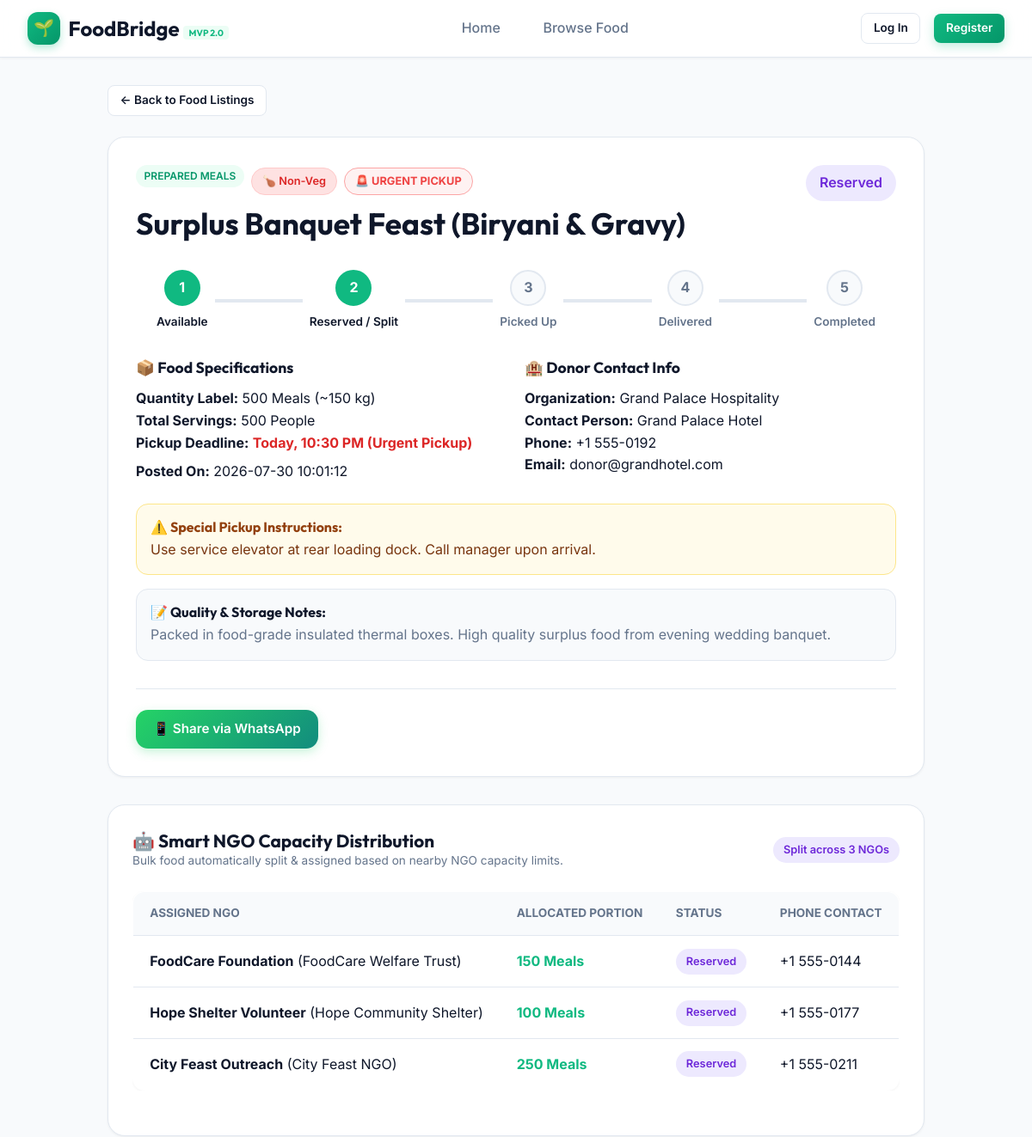
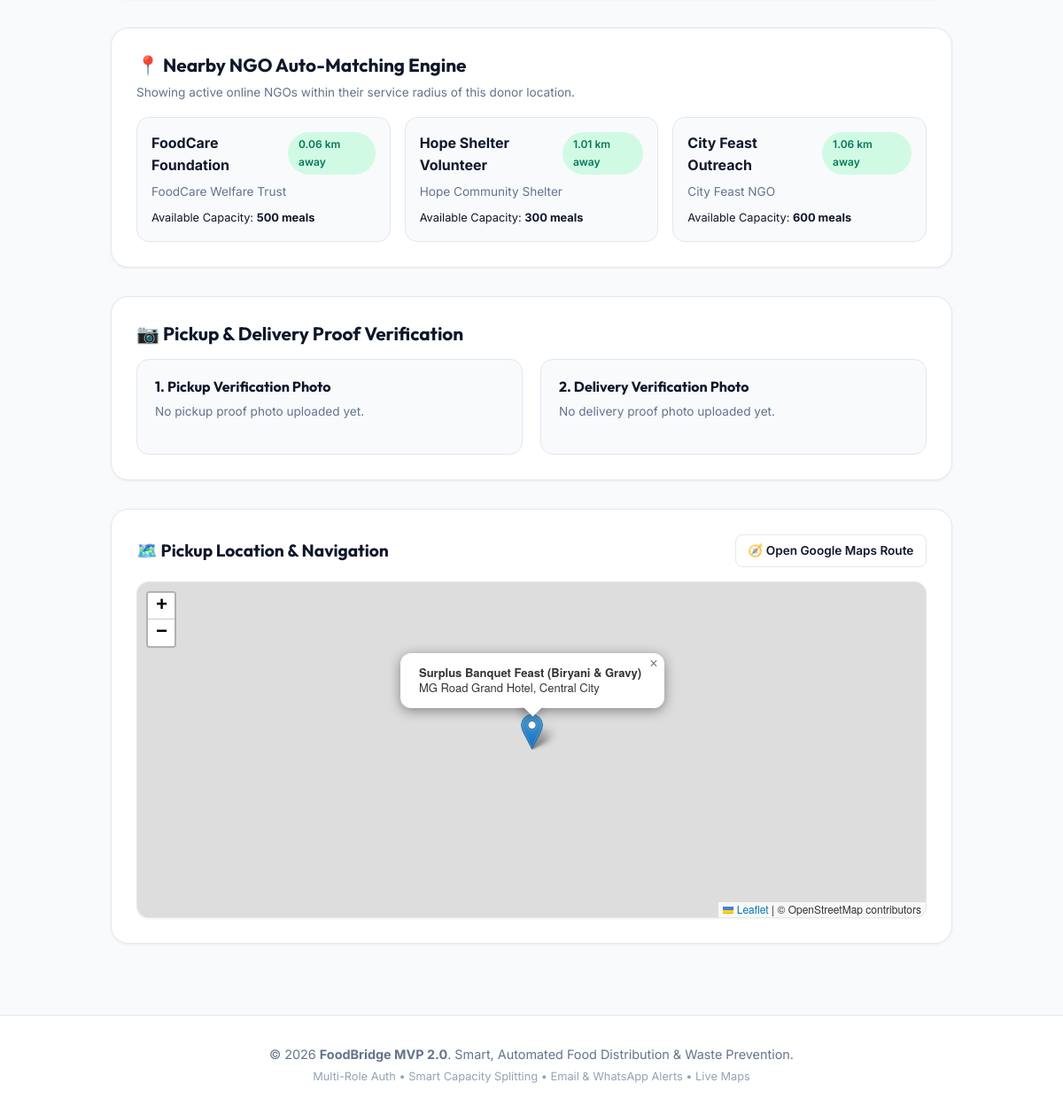
/donations/1, run on the app's committed database (2 pictures, top to bottom).
### tables this page shows
CREATE TABLE donations (
    id INTEGER PRIMARY KEY AUTOINCREMENT,
    donor_id INTEGER NOT NULL,
    food_name TEXT NOT NULL,
    quantity TEXT NOT NULL,
    food_type TEXT DEFAULT 'Veg' CHECK(food_type IN ('Veg', 'Non-Veg')),
    servings_count INTEGER DEFAULT 50,
    category TEXT DEFAULT 'Prepared Meals',
    location TEXT NOT NULL,
    latitude REAL DEFAULT 12.9716,
    longitude REAL DEFAULT 77.5946,
    pickup_deadline TEXT NOT NULL,
    notes TEXT,
    special_instructions TEXT,
    food_image TEXT,
    status TEXT NOT NULL DEFAULT 'Available' CHECK(status IN ('Available', 'Reserved', 'Picked Up', 'Delivered', 'Completed')),
    ngo_id INTEGER,
    pickup_proof_image TEXT,
    pickup_timestamp TEXT,
    delivery_proof_image TEXT,
    delivery_timestamp TEXT,
    is_urgent INTEGER DEFAULT 0,
    created_at TIMESTAMP DEFAULT CURRENT_TIMESTAMP,
    FOREIGN KEY (donor_id) REFERENCES users (id),
    FOREIGN KEY (ngo_id) REFERENCES users (id)
);

CREATE TABLE users (
    id INTEGER PRIMARY KEY AUTOINCREMENT,
    name TEXT NOT NULL,
    email TEXT UNIQUE NOT NULL,
    password_hash TEXT NOT NULL,
    role TEXT NOT NULL CHECK(role IN ('donor', 'ngo', 'admin')),
    phone TEXT,
    organization TEXT,
    -- NGO Capacity & Location Configuration
    max_meals_per_pickup INTEGER DEFAULT 200,
    daily_capacity INTEGER DEFAULT 500,
    current_capacity_used INTEGER DEFAULT 0,
    capacity_reset_date TEXT DEFAULT '',
    availability TEXT DEFAULT 'Online' CHECK(availability IN ('Online', 'Offline')),
    service_radius_km REAL DEFAULT 10.0,
    latitude REAL DEFAULT 12.9716,
    longitude REAL DEFAULT 77.5946,
    created_at TIMESTAMP DEFAULT CURRENT_TIMESTAMP
);

CREATE TABLE donation_allocations (
    id INTEGER PRIMARY KEY AUTOINCREMENT,
    donation_id INTEGER NOT NULL,
    ngo_id INTEGER NOT NULL,
    allocated_quantity INTEGER NOT NULL,
    status TEXT NOT NULL DEFAULT 'Reserved' CHECK(status IN ('Reserved', 'Picked Up', 'Delivered', 'Completed')),
    pickup_proof_image TEXT,
    pickup_timestamp TEXT,
    delivery_proof_image TEXT,
    delivery_timestamp TEXT,
    created_at TIMESTAMP DEFAULT CURRENT_TIMESTAMP,
    FOREIGN KEY (donation_id) REFERENCES donations (id) ON DELETE CASCADE,
    FOREIGN KEY (ngo_id) REFERENCES users (id) ON DELETE CASCADE
);

### app.py (the view)
@app.route('/donations/<int:donation_id>')
def donation_detail(donation_id):
    db = database.get_db()
    donation = db.execute('''
        SELECT d.*,
               u_donor.name as donor_name, u_donor.organization as donor_org, u_donor.phone as donor_phone, u_donor.email as donor_email,
               u_ngo.name as ngo_name, u_ngo.organization as ngo_org, u_ngo.phone as ngo_phone
        FROM donations d
        JOIN users u_donor ON d.donor_id = u_donor.id
        LEFT JOIN users u_ngo ON d.ngo_id = u_ngo.id
        WHERE d.id = ?
    ''', (donation_id,)).fetchone()
    if not donation:
        flash('Donation not found.', 'danger')
        return redirect(url_for('donations'))
    allocations = db.execute('''
        SELECT da.*, u.name as ngo_name, u.organization as ngo_org, u.phone as ngo_phone
        FROM donation_allocations da
        JOIN users u ON da.ngo_id = u.id
        WHERE da.donation_id = ?
    ''', (donation_id,)).fetchall()
    nearby_ngos = find_nearby_ngos(donation['latitude'], donation['longitude'])
    wa_message = f"🥦 *FoodBridge Alert*: Fresh Food Donation Available!\n\n*Item*: {donation['food_name']} ({donation['food_type']})\n*Quantity*: {donation['quantity']} ({donation['servings_count']} Servings)\n*Deadline*: {donation['pickup_deadline']}\n*Location*: {donation['location']}\n\nClick link to claim: {request.url_root}donations/{donation_id}"
    whatsapp_share_url = generate_whatsapp_link('', wa_message)
    return render_template('donation_detail.html',
                           donation=donation,
                           allocations=allocations,
                           nearby_ngos=nearby_ngos,
                           whatsapp_share_url=whatsapp_share_url)

### templates/donation_detail.html (shortened to what this page needs)
{% extends "base.html" %}
{% block content %}
<div style="max-width: 950px; margin: 0 auto;">
    <a href="{{ url_for('donations') }}" class="btn btn-secondary btn-sm" style="margin-bottom: 1.5rem;">
        &larr; Back to Food Listings
    </a>
    <div style="background: white; border-radius: var(--radius-lg); border: 1px solid var(--border-color); padding: 2rem; margin-bottom: 2rem; box-shadow: var(--shadow-sm);">
        <div style="display: flex; justify-content: space-between; align-items: flex-start; flex-wrap: wrap; gap: 1rem; margin-bottom: 1rem;">
            <div>
                <div style="display: flex; align-items: center; gap: 0.5rem; margin-bottom: 0.5rem;">
                    <span class="card-category">{{ donation.category }}</span>
                    <span class="badge {% if donation.food_type == 'Veg' %}badge-veg{% else %}badge-nonveg{% endif %}">
                        {% if donation.food_type == 'Veg' %}🌱 Veg{% else %}🍗 Non-Veg{% endif %}
                    </span>
                    {% if donation.is_urgent %}
                        <span class="badge badge-urgent">🚨 URGENT PICKUP</span>
                    {% endif %}
                </div>
                <h1 style="font-size: 2.2rem; color: var(--text-main);">{{ donation.food_name }}</h1>
            </div>
            <span class="badge badge-{{ donation.status|lower|replace(' ', '') }}" style="font-size: 1rem; padding: 0.5rem 1rem;">
                {{ donation.status }}
            </span>
        </div>
        <div class="timeline">
            <div class="timeline-step {% if donation.status in ['Available', 'Reserved', 'Picked Up', 'Delivered', 'Completed'] %}completed{% endif %}">
                <div class="timeline-icon">1</div>
                <div class="timeline-label">Available</div>
            </div>
            <div class="timeline-step {% if donation.status in ['Reserved', 'Picked Up', 'Delivered', 'Completed'] %}completed{% endif %}">
                <div class="timeline-icon">2</div>
                <div class="timeline-label">Reserved / Split</div>
            </div>
            <div class="timeline-step {% if donation.status in ['Picked Up', 'Delivered', 'Completed'] %}completed{% endif %}">
                <div class="timeline-icon">3</div>
                <div class="timeline-label">Picked Up</div>
            </div>
            <div class="timeline-step {% if donation.status in ['Delivered', 'Completed'] %}completed{% endif %}">
                <div class="timeline-icon">4</div>
                <div class="timeline-label">Delivered</div>
            </div>
            <div class="timeline-step {% if donation.status == 'Completed' %}completed{% endif %}">
                <div class="timeline-icon">5</div>
                <div class="timeline-label">Completed</div>
            </div>
        </div>
        <div class="form-row" style="margin-top: 2rem;">
            <div>
                <h3 style="font-size: 1.1rem; color: var(--text-main); margin-bottom: 0.75rem;">📦 Food Specifications</h3>
                <p><strong>Quantity Label:</strong> {{ donation.quantity }}</p>
                <p><strong>Total Servings:</strong> {{ donation.servings_count or 50 }} People</p>
                <p><strong>Pickup Deadline:</strong> <span style="color: #dc2626; font-weight: bold;">{{ donation.pickup_deadline }}</span></p>
                <p style="margin-top: 0.5rem;"><strong>Posted On:</strong> {{ donation.created_at }}</p>
            </div>
            <div>
                <h3 style="font-size: 1.1rem; color: var(--text-main); margin-bottom: 0.75rem;">🏨 Donor Contact Info</h3>
                <p><strong>Organization:</strong> {{ donation.donor_org or donation.donor_name }}</p>
                <p><strong>Contact Person:</strong> {{ donation.donor_name }}</p>
                <p><strong>Phone:</strong> {{ donation.donor_phone or 'Not provided' }}</p>
                <p><strong>Email:</strong> {{ donation.donor_email }}</p>
            </div>
        </div>
        {% if donation.special_instructions %}
            <div style="background: #fffbeb; border: 1px solid #fde68a; border-radius: var(--radius-md); padding: 1rem; margin-top: 1.5rem;">
                <h4 style="color: #92400e; margin-bottom: 0.25rem;">⚠️ Special Pickup Instructions:</h4>
                <p style="color: #78350f;">{{ donation.special_instructions }}</p>
            </div>
        {% endif %}
        {% if donation.notes %}
            <div style="background: var(--bg-main); border: 1px solid var(--border-color); border-radius: var(--radius-md); padding: 1rem; margin-top: 1rem;">
                <h4 style="color: var(--text-main); margin-bottom: 0.25rem;">📝 Quality & Storage Notes:</h4>
                <p style="color: var(--text-muted);">{{ donation.notes }}</p>
            </div>
        {% endif %}
        <div style="display: flex; gap: 1rem; flex-wrap: wrap; margin-top: 2rem; padding-top: 1.5rem; border-top: 1px solid var(--border-color);">
            <a href="{{ whatsapp_share_url }}" target="_blank" class="btn btn-whatsapp">
                📱 Share via WhatsApp
            </a>
        </div>
    </div>
    {% if allocations %}
        <div style="background: white; border-radius: var(--radius-lg); border: 1px solid var(--border-color); padding: 1.75rem; margin-bottom: 2rem; box-shadow: var(--shadow-sm);">
            <div style="display: flex; justify-content: space-between; align-items: center; margin-bottom: 1rem;">
                <div>
                    <h2 style="font-size: 1.3rem; color: var(--text-main);">🤖 Smart NGO Capacity Distribution</h2>
                    <p style="font-size: 0.85rem; color: var(--text-muted);">Bulk food automatically split & assigned based on nearby NGO capacity limits.</p>
                </div>
                <span class="badge badge-reserved">
                    Split across {{ allocations|length }} NGOs
                </span>
            </div>
            <div class="table-responsive">
                <table class="data-table">
                    <thead>
                        <tr>
                            <th>Assigned NGO</th>
                            <th>Allocated Portion</th>
                            <th>Status</th>
                            <th>Phone Contact</th>
                        </tr>
                    </thead>
                    <tbody>
                        {% for alloc in allocations %}
                            <tr>
                                <td><strong>{{ alloc.ngo_name }}</strong> ({{ alloc.ngo_org }})</td>
                                <td><span style="font-weight: 700; color: var(--primary);">{{ alloc.allocated_quantity }} Meals</span></td>
                                <td>
                                    <span class="badge badge-{{ alloc.status|lower|replace(' ', '') }}">
                                        {{ alloc.status }}
                                    </span>
                                </td>
                                <td>{{ alloc.ngo_phone or 'N/A' }}</td>
                            </tr>
                        {% endfor %}
                    </tbody>
                </table>
            </div>
        </div>
    {% endif %}
    <div style="background: white; border-radius: var(--radius-lg); border: 1px solid var(--border-color); padding: 1.75rem; margin-bottom: 2rem; box-shadow: var(--shadow-sm);">
        <h2 style="font-size: 1.3rem; color: var(--text-main); margin-bottom: 0.5rem;">📍 Nearby NGO Auto-Matching Engine</h2>
        <p style="font-size: 0.85rem; color: var(--text-muted); margin-bottom: 1rem;">Showing active online NGOs within their service radius of this donor location.</p>
        <div style="display: grid; grid-template-columns: repeat(auto-fill, minmax(280px, 1fr)); gap: 1rem;">
            {% for match in nearby_ngos %}
                <div style="background: var(--bg-main); border: 1px solid var(--border-color); border-radius: var(--radius-md); padding: 1rem;">
                    <div style="display: flex; justify-content: space-between; align-items: flex-start; margin-bottom: 0.4rem;">
                        <strong style="color: var(--text-main);">{{ match.ngo.name }}</strong>
                        <span class="badge badge-available" style="font-size: 0.75rem;">{{ match.distance_km }} km away</span>
                    </div>
                    <p style="font-size: 0.85rem; color: var(--text-muted);">{{ match.ngo.organization }}</p>
                    <div style="font-size: 0.8rem; margin-top: 0.5rem; color: var(--text-main);">
                        Available Capacity: <strong>{{ match.available_capacity }} meals</strong>
                    </div>
                </div>
            {% else %}
                <p style="color: var(--text-muted);">No online NGOs currently within 15 km service radius.</p>
            {% endfor %}
        </div>
    </div>
    <div style="background: white; border-radius: var(--radius-lg); border: 1px solid var(--border-color); padding: 1.75rem; margin-bottom: 2rem; box-shadow: var(--shadow-sm);">
        <h2 style="font-size: 1.3rem; color: var(--text-main); margin-bottom: 1rem;">📷 Pickup & Delivery Proof Verification</h2>
        <div class="form-row">
            <div style="background: var(--bg-main); border: 1px solid var(--border-color); border-radius: var(--radius-md); padding: 1.25rem;">
                <h4 style="margin-bottom: 0.5rem; color: var(--text-main);">1. Pickup Verification Photo</h4>
                {% if donation.pickup_proof_image %}
                    <img src="{{ url_for('static', filename=donation.pickup_proof_image) }}" alt="Pickup Proof" style="width: 100%; height: 180px; object-fit: cover; border-radius: var(--radius-sm); margin-bottom: 0.5rem;">
                    <p style="font-size: 0.8rem; color: var(--primary); font-weight: 600;">Verified at: {{ donation.pickup_timestamp }}</p>
                {% else %}
                    <p style="font-size: 0.85rem; color: var(--text-muted); margin-bottom: 1rem;">No pickup proof photo uploaded yet.</p>
                {% endif %}
            </div>
            <div style="background: var(--bg-main); border: 1px solid var(--border-color); border-radius: var(--radius-md); padding: 1.25rem;">
                <h4 style="margin-bottom: 0.5rem; color: var(--text-main);">2. Delivery Verification Photo</h4>
                {% if donation.delivery_proof_image %}
                    <img src="{{ url_for('static', filename=donation.delivery_proof_image) }}" alt="Delivery Proof" style="width: 100%; height: 180px; object-fit: cover; border-radius: var(--radius-sm); margin-bottom: 0.5rem;">
                    <p style="font-size: 0.8rem; color: var(--primary); font-weight: 600;">Verified at: {{ donation.delivery_timestamp }}</p>
                {% else %}
                    <p style="font-size: 0.85rem; color: var(--text-muted); margin-bottom: 1rem;">No delivery proof photo uploaded yet.</p>
                {% endif %}
            </div>
        </div>
    </div>
    <div style="background: white; border-radius: var(--radius-lg); border: 1px solid var(--border-color); padding: 1.75rem; box-shadow: var(--shadow-sm);">
        <div style="display: flex; justify-content: space-between; align-items: center; margin-bottom: 1rem;">
            <h3 style="font-size: 1.2rem; color: var(--text-main);">🗺️ Pickup Location & Navigation</h3>
            <a href="https://www.google.com/maps/dir/?api=1&destination={{ donation.latitude }},{{ donation.longitude }}" target="_blank" class="btn btn-secondary btn-sm">
                🧭 Open Google Maps Route
            </a>
        </div>
        <div id="detail-map" class="detail-map"></div>
    </div>
</div>
{% endblock %}

### data on the page
donations: category "PREPARED MEALS", food_name "Surplus Banquet Feast (Biryani & Gravy)", status "Reserved", quantity "500 Meals (~150 kg)", servings_count "500", pickup_deadline "Today, 10:30 PM (Urgent Pickup)", created_at "2026-07-30 10:01:12", special_instructions "Use service elevator at rear loading dock. Call manager upon arrival.", notes "Packed in food-grade insulated thermal boxes. High quality surplus food from evening wedding banquet."
users: organization "Grand Palace Hospitality", donor_name "Grand Palace Hotel", phone "+1 555-0192", donor_email "donor@grandhotel.com"
donation_allocations: ngo_name "FoodCare Foundation", ngo_org "FoodCare Welfare Trust", allocated_quantity "150", status "Reserved", phone "+1 555-0144"
donation_allocations: ngo_name "Hope Shelter Volunteer", ngo_org "Hope Community Shelter", allocated_quantity "100", status "Reserved", phone "+1 555-0177"
donation_allocations: ngo_name "City Feast Outreach", ngo_org "City Feast NGO", allocated_quantity "250", status "Reserved", phone "+1 555-0211"
users: ngo.name "FoodCare Foundation", ngo.organization "FoodCare Welfare Trust"
users: ngo.name "Hope Shelter Volunteer", ngo.organization "Hope Community Shelter"
users: ngo.name "City Feast Outreach", ngo.organization "City Feast NGO"

### other printed values
{{ allocations|length }} "3"
{{ match.distance_km }} "0.06" "1.01" "1.06"
{{ match.available_capacity }} "500" "300" "600"
